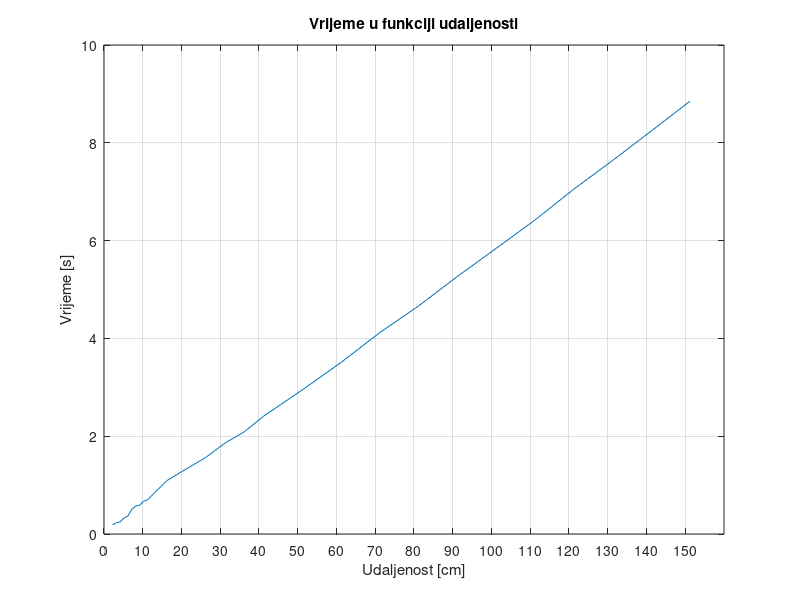

This chart was generated by the following MATLAB code:
d=[2.2, 3.2, 4.2, 5.2, 6.2, 7.2, 8.2, 9.2, 10.2, 11.2, 16.2, 21.2, 26.2, 31.2,...
    36.2, 41.2, 51.2,  61.2, 71.2, 81.2, 91.2, 101.2, 111.2 ,121.2, 131.2, 141.2,151.2];
t=[189, 229.6, 249.6, 329.7, 369.6, 509.71, 569.7, 589.6, 669.7,...
    697.8, 1090, 1329, 1562, 1857.9, 2089.6, 2410.3, 2948, 3510,...
    4120, 4665, 5267, 5840.9, 6420, 7050, 7635.1, 8240, 8849];
t=t/1000;
figure;
plot(d,t);
grid on;
xlabel('Udaljenost [cm]');
ylabel('Vrijeme [s]');
title('Vrijeme u funkciji udaljenosti');
set(gca, 'XTick', 0:10:150); 
